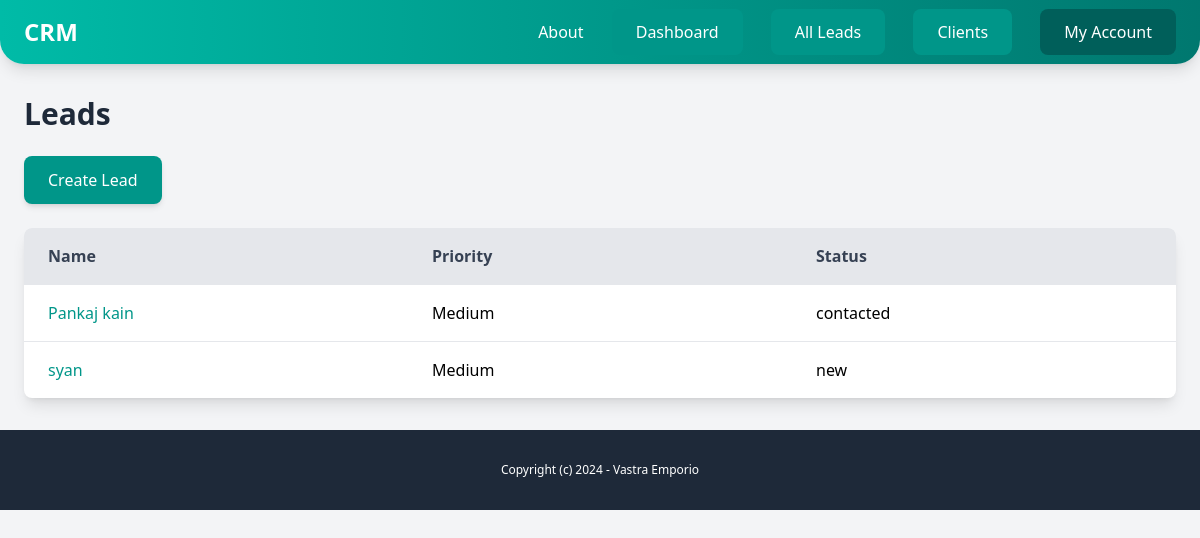
/dashboard/leads/ (signed in), run on an earlier commit of the app's database.
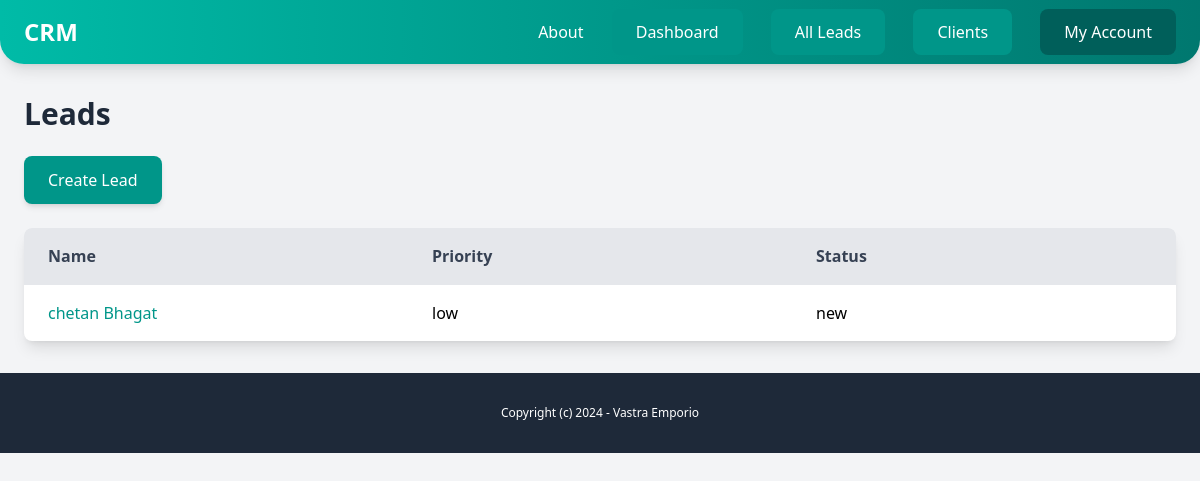
And on a later commit of the database.
### leads/models.py (models this page shows, shortened)
class Leads(models.Model):
    LOW ='low'
    MEDIUM ='medium'
    HIGH ='high'
    PRIORITY_CHOICE =(
        (LOW,'low'),
        (MEDIUM,'Medium'),
        (HIGH,'High')
        )
    NEW ='new'
    CONTACTED ='contacted'
    WON ='won'
    LOST ='lost'
    LEAD_STATUS =(
        (NEW ,'new'),
        (CONTACTED ,'contacted'),
        (WON ,'won'),
        (LOST ,'lost')
    )
    team = models.ForeignKey(Team,related_name='lead',on_delete=models.CASCADE)
    Name = models.CharField(max_length=255)
    email = models.EmailField()
    description = models.TextField(blank=True,null=True)
    priority =models.CharField(max_length=10,choices=PRIORITY_CHOICE,default=MEDIUM)
    status = models.CharField(max_length=50,choices=LEAD_STATUS,default=NEW)
    converted_to_client = models.BooleanField(default=False)
    created_by =models.ForeignKey(User,on_delete=models.CASCADE,related_name='leads')
    created_at = models.DateTimeField(auto_now_add=True)
    modified_at = models.DateField(auto_now=True)
    class Meta:
        ordering=('Name',)
        verbose_name_plural ='Leads'

### leads/views.py (the view)
# urls.py: path('',LeadListview.as_view(),name='leads_list'),
class LeadListview(LoginRequiredMixin,ListView):
    model = Leads()
    def get_queryset(self):
        queryset =Leads.objects.filter(created_by = self.request.user,converted_to_client = False)
        return queryset

### leads/templates/leads/leads_list.html (shortened to what this page needs)
{% extends 'core/base.html' %}
{% block content %}
    <div class="py-8 px-6">
        <h1 class="mb-6 text-3xl font-semibold text-gray-800">Leads</h1>
        <a href="{% url 'add_lead' %}" class="mb-6 inline-block text-white py-3 px-6 bg-teal-600 rounded-lg shadow-md hover:bg-teal-700 focus:outline-none focus:ring-2 focus:ring-teal-400 transition duration-300">
            Create Lead
        </a>
        <div class="bg-white rounded-lg shadow-lg overflow-hidden">
            <div class="flex bg-gray-200 text-gray-700 font-semibold">
                <p class="py-4 px-6 w-1/3">Name</p>
                <p class="py-4 px-6 w-1/3">Priority</p>
                <p class="py-4 px-6 w-1/3">Status</p>
            </div>
            {% if object_list %}
                {% for lead in object_list %}
                    <div class="flex items-center border-t border-gray-200">
                        <p class="py-4 px-6 w-1/3 text-teal-600 hover:text-teal-800 transition duration-200">
                            <a href="{% url 'lead_detail' lead.id %}">{{ lead.Name }}</a>
                        </p>
                        <p class="py-4 px-6 w-1/3">{{ lead.get_priority_display }}</p>
                        <p class="py-4 px-6 w-1/3">{{ lead.status }}</p>
                    </div>
                {% endfor %}
            {% else %}
                <h2 class="text-center py-6 text-gray-500">There are no leads yet.</h2>
            {% endif %}
        </div>
    </div>
{% endblock %}

### core/templates/core/base.html (shortened to what this page needs)
<!doctype html>
<html lang="en">
  <head>
    <script src="https://unpkg.com/@tailwindcss/browser@4"></script>
  </head>
  <body class="bg-gray-100">
    <nav class="py-4 px-6 bg-gradient-to-r from-teal-500 to-teal-700 shadow-lg rounded-b-3xl">
      <div class="flex justify-between items-center">
        <a href="" class="text-white text-2xl font-semibold">CRM</a>
        <div class="space-x-6">
          <a href="{% url 'about' %}" class="text-white hover:text-teal-200 transition duration-300">About</a>
          {% if request.user.is_authenticated %}
            <a href="{% url 'dashboard' %}" class="text-white py-3 px-6 bg-teal-600 rounded-lg hover:bg-teal-500 transition duration-300">Dashboard</a>
            <a href="{% url 'leads_list' %}" class="text-white py-3 px-6 bg-teal-600 rounded-lg hover:bg-teal-500 transition duration-300">All Leads</a>
            <a href="{% url 'clients_list' %}" class="text-white py-3 px-6 bg-teal-600 rounded-lg hover:bg-teal-500 transition duration-300">Clients</a>
            <a href="{% url 'myaccount' %}" class="text-white py-3 px-6 bg-teal-800 rounded-lg hover:bg-teal-700 transition duration-300">My Account</a>
          {% else %}
            <a href="{% url 'login' %}" class="text-white py-3 px-6 bg-teal-600 rounded-lg hover:bg-teal-500 transition duration-300">Log in</a>
            <a href="{% url 'signup' %}" class="text-white py-3 px-6 bg-teal-300 rounded-lg hover:bg-teal-400 transition duration-300">Sign up</a>
          {% endif %}
        </div>
      </div>
    </nav>
    {% block content %}
    {% endblock %}
    <footer class="py-8 bg-gray-800 text-white text-center">
        <p class="text-xs">Copyright (c) 2024 - Vastra Emporio</p>
    </footer>
  </body>
</html>

What changed in the data, as far as the page shows it:
removed Leads: Name "Pankaj kain", priority "Medium", status "contacted"
removed Leads: Name "syan", priority "Medium", status "new"
added Leads: Name "chetan Bhagat", priority "low", status "new"
